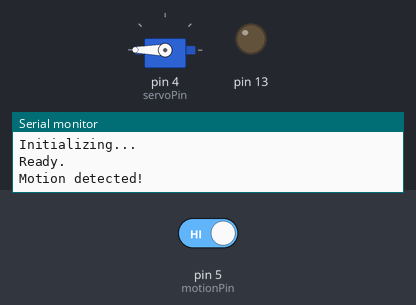
Bench run of a sketch on a simulated Arduino Uno, built with avr-gcc and run on an emulated ATmega328P. Parts: servo, output pins drawn as LEDs (lit = HIGH), the last lines printed to the serial monitor. The test bench sets the inputs (shaded band); at power-on: pin 5 (motionPin) HIGH.

Above: at 2.7 s.
2.8 s: pin 5 (motionPin) driven LOW
At 4.0 s:
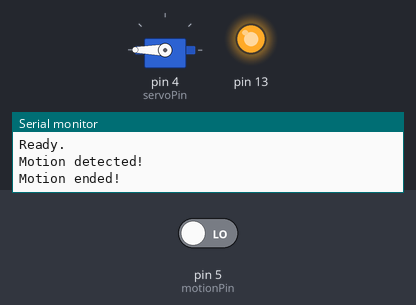
4.3 s: pin 5 (motionPin) driven HIGH
At 5.4 s:
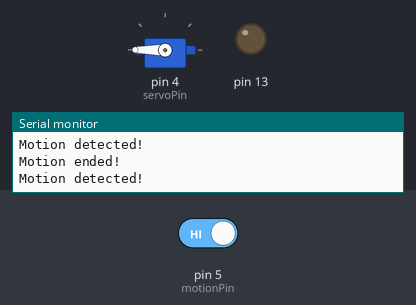
Timing chart, 0 to 7.3 s (numbered marks = the images above; inputs shaded):
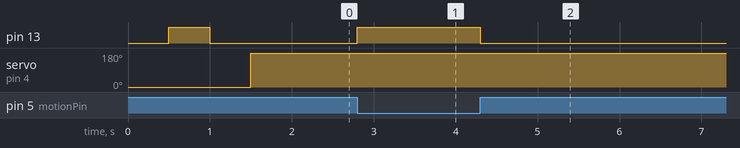

The sketch:

MotionSensingFlyTrap.ino
```cpp
/*
  Motion Sensing Fly Trap
  by Matt Nutsch
  Move a servo motor when motion is detected.
*/

#include <Servo.h>

int motionPin = 5;
int servoPin = 4;
int motionValue;
bool motionState = false; // We start with no motion detected.
bool servoMoved = false; // We start with the servo in its initial state.
Servo myServo;

void setup() {
  Serial.begin(9600);
  Serial.println("Initializing...");

  pinMode(LED_BUILTIN, OUTPUT); // Initialize the LED_BUILTIN pin as an output for the LED
  pinMode(motionPin, INPUT); // Initialize the pin for the motion sensor
  myServo.attach(servoPin); // Initialize the pin for the servo
  myServo.write(0); //Move the servo to a starting position

  //flash the LED twice to tell us that it is starting
  digitalWrite(LED_BUILTIN, LOW);   // Turn the LED on (Note that LOW is the voltage level but actually the LED is on;
  delay(500);                      // Wait for a second
  digitalWrite(LED_BUILTIN, HIGH);  // Turn the LED off by making the voltage HIGH
  delay(500);                      // Wait for a second
  digitalWrite(LED_BUILTIN, LOW);   // Turn the LED on
  delay(500);                      // Wait for a second
  digitalWrite(LED_BUILTIN, HIGH);  // Turn the LED off by making the voltage HIGH

  Serial.println("Ready.");
}

// the loop function runs over and over again forever
void loop() {
  motionValue = digitalRead(motionPin); //PIR sensor pin
  if(motionValue == LOW){
    digitalWrite(LED_BUILTIN, HIGH); // Turn the  LED off
    // Change the motion state to false (no motion):
    if (motionState == true) {
      Serial.println("Motion ended!");
      motionState = false;
    }
  }
  else
  {
    digitalWrite(LED_BUILTIN, LOW); // Turn the LED on
    // Change the motion state to true (motion detected):
    if (motionState == false) {
      Serial.println("Motion detected!");
      motionState = true;
      if (servoMoved == false){
        myServo.write(180); //Move the servo to the closed position
        servoMoved = true;
      }
    }
  }
}
```

Measured:
- after the input at 2.8 s, pin 13: LOW → HIGH at once
- after the input at 4.3 s, pin 13: HIGH → LOW at once
